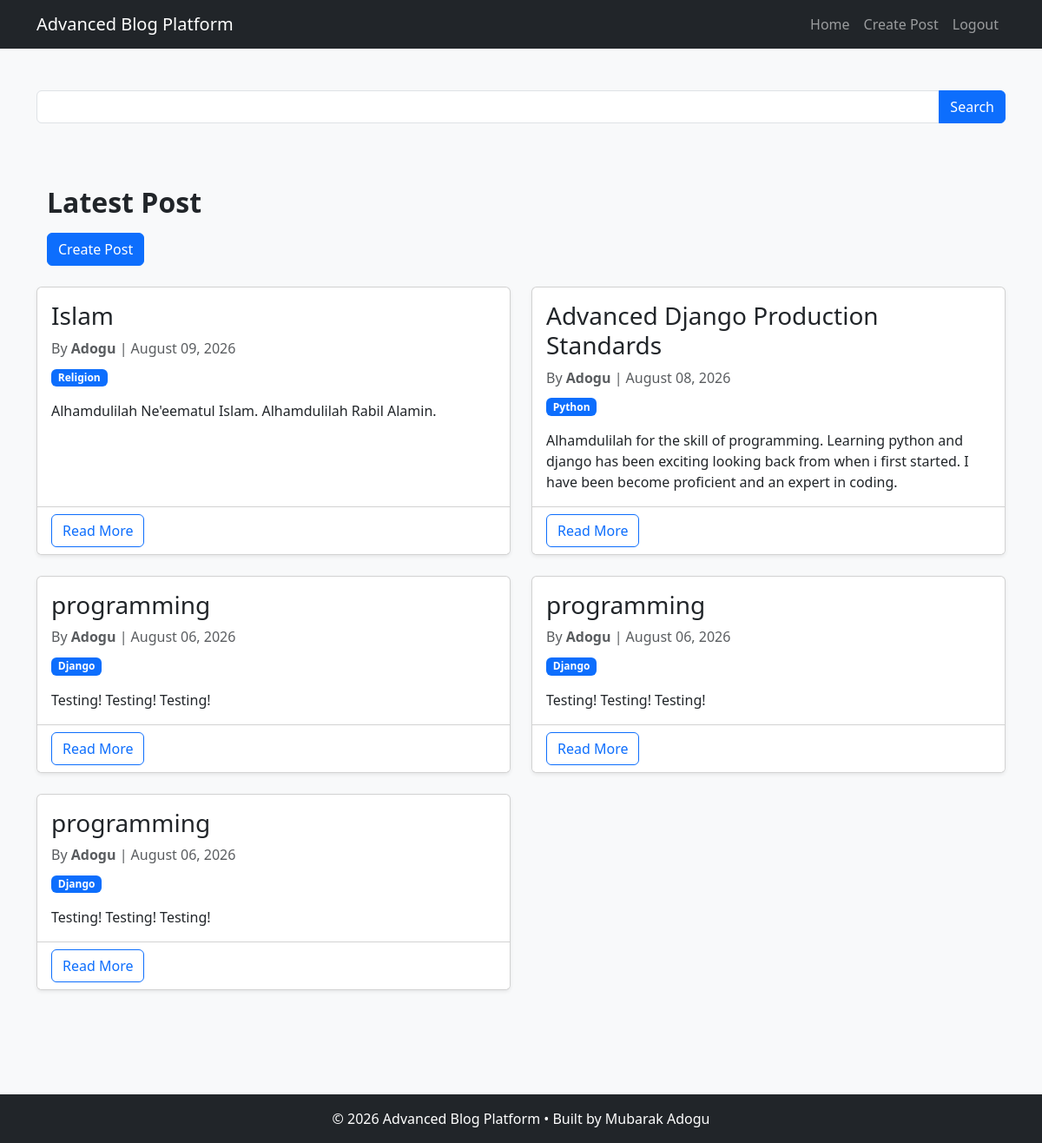
The app's page / (signed in) with its own data.
### account/models.py (models this page shows, shortened)
class Post(models.Model):
    DRAFT = "draft"
    PUBLISHED = "published"
    STATUS_CHOICES = [
        (DRAFT, "Draft"),
        (PUBLISHED, "Published"),
    ]
    status = models.CharField(
        max_length=10,
        choices=STATUS_CHOICES,
        default=DRAFT,
    )
    author = models.ForeignKey(User, on_delete=models.CASCADE, related_name="posts")
    category = models.ForeignKey(
        Category, on_delete=models.CASCADE, related_name="posts"
    )
    tags = models.ManyToManyField(Tag, blank=True, related_name="posts")
    title = models.CharField(max_length=200)
    slug = models.SlugField(unique=True, editable=False)
    content = models.TextField()
    image = models.ImageField(upload_to="posts/", blank=True, null=True)
    created_at = models.DateTimeField(auto_now_add=True)
    updated_at = models.DateTimeField(auto_now=True)

class Category(models.Model):
    name = models.CharField(max_length=100, unique=True)
    slug = models.SlugField(unique=True)
    def __str__(self):
        return self.name

### account/views.py (the view)
# urls.py: path("", views.home, name="home"),
def home(request):
    posts = Post.objects.filter(status="published").order_by("-created_at")
    paginator = Paginator(posts, 5)
    page_number = request.GET.get("page")
    posts = paginator.get_page(page_number)
    return render(request, "blog/home.html", {"posts": posts})

### blog/templates/blog/home.html (shortened to what this page needs)
{% extends "base.html" %}
{% block content %}
<form method="GET">
    <div class="input-group mb-4">
        <input type="text" name="q" class="form-control">
        <button class="btn btn-primary" type="submit">Search</button>
    </div>
</form>
<div class="container mt-5">
    <h2 class="mb-3 text-dark fw-bold">Latest Post</h2>
    {% if user.is_authenticated %}
        <a href="{% url 'create_post' %}"class="btn btn-primary mb-4">Create Post</a>
    {% endif %}
</div>
{% if posts %}
    <div class="row">
        {% for post in posts %}
        <div class="col-lg-6 mb-4">
            <div class="card h-100 shadow-sm">
                    <div class="card-body">
                        <h3 class="card-title">{{ post.title }}</h3>
                        <p class="text-muted mb-2">
                            By
<strong>{{ post.author }}</strong>
                            |
                            {{ post.created_at|date:"F d, Y"}}
                          </p>
                          <span class="badge bg-primary mb-3">{{ post.category}}
                          </span>
                          <p class="card-text">{{ post.content|truncatewords:30 }}
                          </p>
                    </div>
                    <div class="card-footer bg-white">
                        <a href="{% url 'post_detail' post.slug %}"class="btn btn-outline-primary">Read More</a>
                    </div>
            </div>
        </div>
        {% endfor %}
    </div>
        {% endif %}
{% endblock %}

### records on screen
Post: title "Islam", author "Adogu", created_at "August 09, 2026", category "Religion", content "Alhamdulilah Ne'eematul Islam. Alhamdulilah Rabil Alamin."
Post: title "Advanced Django Production Standards", author "Adogu", created_at "August 08, 2026", category "Python", content "Alhamdulilah for the skill of programming. Learning python and django has been exciting looking back from when i first started. I have been become proficient and an expert in coding."
Post: title "programming", author "Adogu", created_at "August 06, 2026", category "Django", content "Testing! Testing! Testing!"
Post: title "programming", author "Adogu", created_at "August 06, 2026", category "Django", content "Testing! Testing! Testing!"
Post: title "programming", author "Adogu", created_at "August 06, 2026", category "Django", content "Testing! Testing! Testing!"
